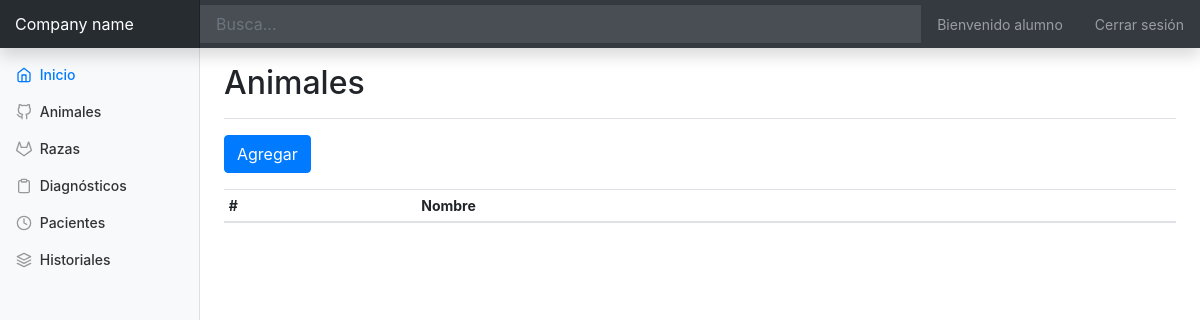
Before: /animal/list/ (signed in) with the older database file.
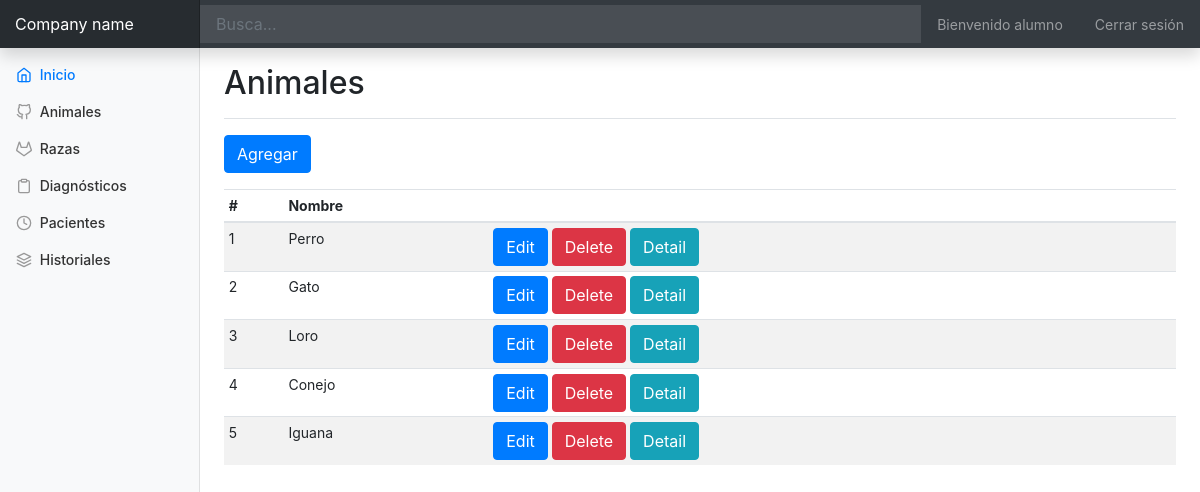
After: the same page with the newer database file.
### backoffice/models.py (models this page shows, shortened)
class Animal(models.Model):
    nombre = models.CharField(max_length=30)

### backoffice/views.py (the view)
# urls.py: path('animal/list/', AnimalList.as_view(), name='animal_list'),
class AnimalList(LoginRequiredMixin, ListView):
    template_name = 'animal/list.html'
    model = Animal

### backoffice/templates/animal/list.html
{% extends 'base.html' %}
{% block main %}
    <div class="d-flex justify-content-between flex-wrap flex-md-nowrap align-items-center pt-3 pb-2 mb-3 border-bottom">
        <h1 class="h2">Animales</h1>
    </div>
    <div class="form-group">
        <a class="btn btn-primary" href="{% url 'bo:animal_add' %}" role="button">Agregar</a>
    </div>
    <div class="table-responsive">
        <table class="table table-striped table-sm">
            <thead>
            <tr>
                <th>#</th>
                <th>Nombre</th>
                <th></th>
            </tr>
            </thead>
            <tbody>
            {% for c in object_list %}
                <tr>
                    <td>{{ forloop.counter }}</td>
                    <td>{{ c.nombre }}</td>
                    <td>
                        <a class="btn btn-primary" href="{% url 'bo:animal_edit' c.id %}" role="button">Edit</a>
                        <a class="btn btn-danger" href="{% url 'bo:animal_delete' c.id %}" role="button">Delete</a>
                        <a class="btn btn-info" href="{% url 'bo:animal_detail' c.id %}" role="button">Detail</a>
                    </td>
                </tr>
            {% endfor %}
            </tbody>
        </table>
    </div>
{% endblock %}

Changed rows visible on the page:
added Animal: nombre "Perro"
added Animal: nombre "Gato"
added Animal: nombre "Loro"
added Animal: nombre "Conejo"
added Animal: nombre "Iguana"
